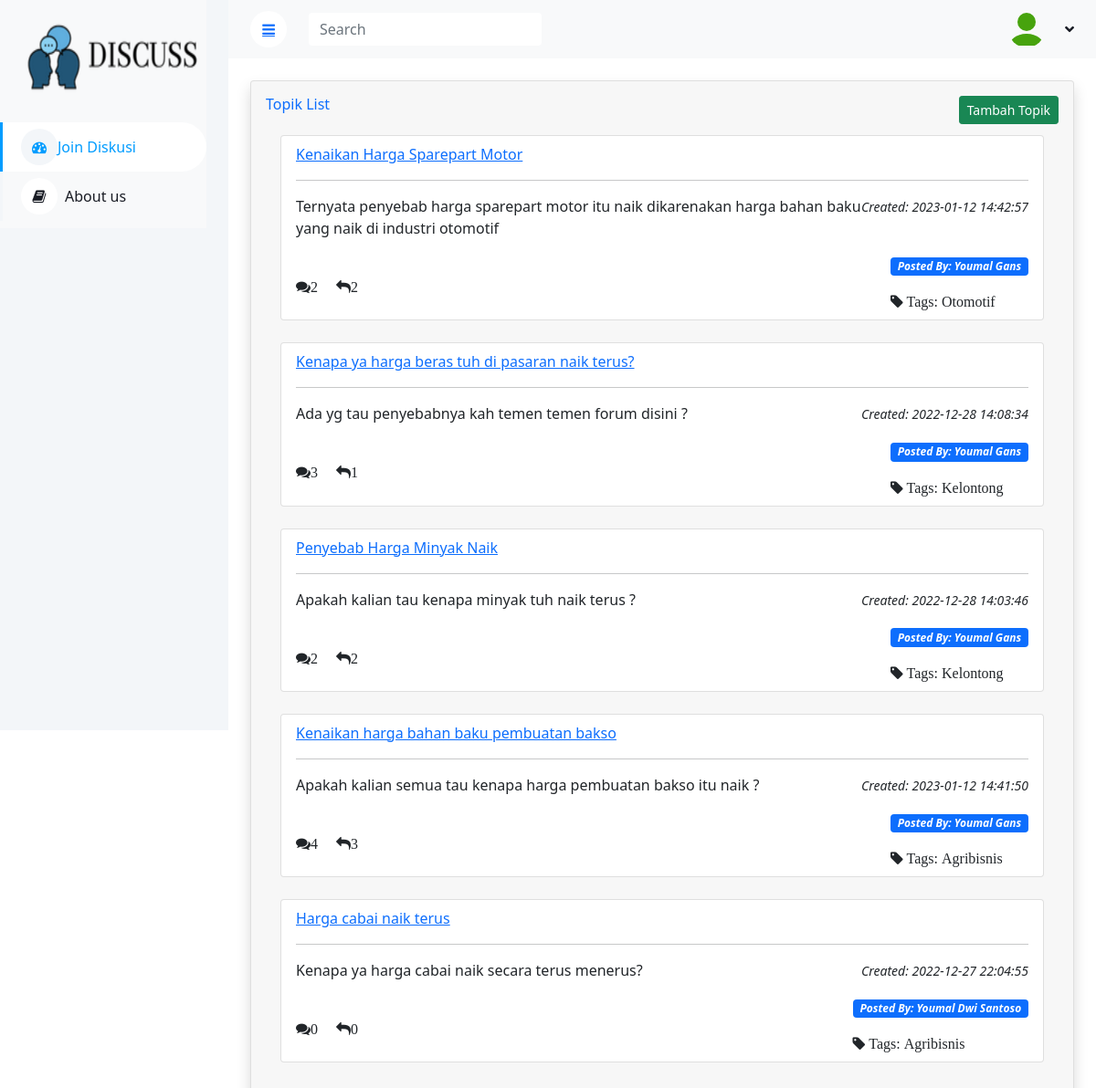
The app's page /index.php/dashboarduser with its own data.
### tables this page shows
CREATE TABLE `topik` (
  `id_topik` int(10) NOT NULL,
  `id_kategori` varchar(10) NOT NULL,
  `id_akun` varchar(10) NOT NULL,
  `judul_topik` varchar(50) NOT NULL,
  `isi_topik` varchar(1000) NOT NULL,
  `waktu_topik` timestamp NOT NULL DEFAULT current_timestamp(),
  `status` int(1) NOT NULL
);

CREATE TABLE `akun` (
  `id_akun` varchar(10) NOT NULL,
  `role` varchar(7) NOT NULL,
  `nama_user` varchar(50) NOT NULL,
  `jenis_kelamin` varchar(1) NOT NULL,
  `tgl_lahir` date NOT NULL,
  `pekerjaan` varchar(50) NOT NULL,
  `email` varchar(50) NOT NULL,
  `username` varchar(20) NOT NULL,
  `password` varchar(50) NOT NULL,
  `foto_profile` text NOT NULL,
  `status` int(1) NOT NULL
);

CREATE TABLE `kategori` (
  `id_kategori` varchar(10) NOT NULL,
  `id_akun` varchar(10) NOT NULL,
  `nama_kategori` varchar(100) NOT NULL,
  `keterangan` varchar(1000) NOT NULL,
  `status` int(11) NOT NULL
);

### application/controllers/DashboardUser.php (called while the page is built, shortened)
<?php
class DashboardUser extends CI_Controller {
    public function __construct(){
		$this->load->model("Topik_model");
        $this->load->model("Komentar_model");
		$this->load->library('session');
	}
    public function index()
    {
        $this->data["datakategori"] = $this->Topik_model->get_topik();
        $this->data_1["topik"]=$this->Topik_model->getAll();
        $this->data_1['idTopik']=$this->Topik_model->autoId();
        $this->load->view('User/headuser');
        $this->load->view('User/dashboard', $this->data_1);
        $this->load->view('User/Topik/add', $this->data);
        $this->load->view('User/footeruser');
    }
}
?>

### index.php (called while the page is built, shortened)
<?php
require_once BASEPATH.'core/CodeIgniter.php';

### application/models/Topik_model.php (called while the page is built, shortened)
<?php defined('BASEPATH') OR exit('No direct script access allowed');
class Topik_model extends CI_Model{
    public function getAll(){
    $query = $this->db->query("SELECT t.id_topik,c.nama_kategori, a.id_akun, a.nama_user, t.judul_topik, t.isi_topik, t.waktu_topik,COUNT(k.id_komentar) AS Jumlah_Komentar,COUNT(b.id_balasan) AS Jumlah_Balasan FROM topik t INNER JOIN kategori c ON t.id_kategori = c.id_kategori INNER JOIN akun a  ON t.id_akun = a.id_akun LEFT JOIN komentar AS k USING(id_topik) LEFT JOIN balasan AS b USING(id_komentar) WHERE t.status = '1' GROUP BY t.id_topik DESC");
    return $query->result();
    }
}
?>

### application/views/User/dashboard.php (the view, shortened to what this page needs)
<div class="container-fluid pt-4 px-4">
	<div class="card shadow mb-4">
		<div class="card-header py-3 ">
			<h6 class="text-primary">Topik List
				<span style="float: right">
					<a href="<?php echo site_url('DashboardUser/input') ?>" data-bs-toggle="modal" data-bs-target="#exampleModal" class ="btn btn-success btn-sm float-right">Tambah Topik</a>
				</span>
			</h6>
			<div class="card-body">
			<?php foreach ($topik as $tpk) {
				?>
				<ul class="w-100 list-group" id="topic-list">
				<li class="list-group-item mb-4">
					<a href="<?= base_url('masterkomentar_user/view_topik/'.$tpk->id_topik) ?>" >
						<?php echo $tpk->judul_topik ?></a>
					<hr>
					<span style="float: right">
						<span class="float-right mr-4" ><small><i>Created: <?php echo $tpk->waktu_topik ?></i></small></span>
					</span>
					<p class="truncate filter-text"><?php echo $tpk->isi_topik ?></p>
					<span style="float: right">
					<p><span class="badge bg-primary" ><i>Posted By: <?php echo $tpk->nama_user ?></i></span></p>
						<i class="fa fa-tag">
							<span>Tags: <?php echo $tpk->nama_kategori ?></span>
						</i>
					</span>
					<span style="float : left"><br/><i class="fa fa-comments"><?php echo $tpk->Jumlah_Komentar ?>
					<i class="fa fa-reply"><?php echo $tpk->Jumlah_Balasan?></i>
					</span></i>
				</li>
				</ul>
			<?php
			} ?>
		</div>
	</div>
</div>

### application/views/User/headuser.php (shortened to what this page needs)
<!DOCTYPE html>
<html lang="en">
<head>
    <link href="<?= base_url('assets/css/fontgoogle.css'); ?>" rel="stylesheet">
    <link href="https://cdnjs.cloudflare.com/ajax/libs/font-awesome/5.10.0/css/all.min.css" rel="stylesheet">
    <link href="https://cdn.jsdelivr.net/npm/bootstrap-icons@1.4.1/font/bootstrap-icons.css" rel="stylesheet">
    <link href="<?= base_url('assets/css/all.min.css'); ?>" rel="stylesheet">
    <link href="<?= base_url('assets/css/bootstrap-icons.css'); ?>" rel="stylesheet">
    <link href="<?= base_url('assets/lib/owlcarousel/assets/owl.carousel.min.css'); ?>" rel="stylesheet">
    <link href="<?= base_url('assets/lib/tempusdominus/css/tempusdominus-bootstrap-4.min.css'); ?>" rel="stylesheet">
    <link href="<?= base_url('assets/css/bootstrap.min.css'); ?>" rel="stylesheet">
    <link href="<?= base_url('assets/css/style.css'); ?>" rel="stylesheet">
    <link href="<?= base_url('assets/css/sweetalert2.min.css'); ?>" rel="stylesheet">
    <link rel='stylesheet' href='https://cdnjs.cloudflare.com/ajax/libs/font-awesome/4.7.0/css/font-awesome.min.css'>
</head>
<body>
    <div class="container-fluid position-relative bg-white d-flex p-0">
        <div class="sidebar pe-4 pb-3">
            <nav class="navbar bg-light navbar-light">
                <a href="index.html" class="navbar-brand mx-4 mb-3">
                    <img src="<?= base_url('/assets/img/Logo2.png');?>" style="width:200px; height:100px" />
                </a>
                <div class="navbar-nav w-100">
                    <a href="<?php echo site_url('DashboardUser') ?>" class="nav-item nav-link <?php echo $this->uri->segment(1) == 'dashboarduser' ? 'active' : ''; ?>"><i class='fa fa-dashboard'></i>Join Diskusi</a>
                    <a href="<?php echo site_url('AboutUsUser') ?>" class="nav-item nav-link <?php echo $this->uri->segment(1) == 'AboutUsUser' ? 'active' : ''; ?>"><i class="fa  fa-book me-2"></i>About us</a>
                </div>
            </nav>
        </div>
        <div class="content">
            <nav class="navbar navbar-expand bg-light navbar-light sticky-top px-4 py-0">
                <a href="#" class="sidebar-toggler flex-shrink-0">
                    <i class="fa fa-bars"></i>
                </a>
                <form class="d-none d-md-flex ms-4">
                    <input class="form-control border-0" type="search" placeholder="Search">
                </form>
                <div class="navbar-nav align-items-center ms-auto">
                    <div class="nav-item dropdown">
                        <a href="#" class="nav-link dropdown-toggle" data-bs-toggle="dropdown">
                            <img class="rounded-circle me-lg-2"  src=
                            "<?php
                                if ($this->session->userdata('user_profile') != null) {
                                    echo base_url('/assets/image/profile/'.$this->session->userdata('user_profile'));
                                } else {
                                    echo base_url('/assets/template/admin/images/app/avatar_default.svg');
                                }
                            ?>"
                            alt="user-image" style="width: 40px; height: 40px;">
                        </a>
                    </div>
                </div>
            </nav>

### application/views/User/footeruser.php (shortened to what this page needs)
</body>
</html>

### assets/css/style.css (style rules this page uses)
:root { --primary: #009CFF; --light: #F3F6F9; --dark: #191C24; }
.btn { transition: .5s; }
.sidebar { position: fixed; top: 0; left: 0; bottom: 0; width: 250px; height: 100vh; overflow-y: auto; background: var(--light); transition: 0.5s; z-index: 999; }
.content { margin-left: 250px; min-height: 100vh; background: #FFFFFF; transition: 0.5s; }
@media (min-width: 992px) { .sidebar { margin-left: 0; } }
@media (min-width: 992px) { .content { width: calc(100% - 250px); } }
.sidebar .navbar .navbar-nav .nav-link { padding: 7px 20px; color: var(--dark); font-weight: 500; border-left: 3px solid var(--light); border-radius: 0 30px 30px 0; outline: none; }
.sidebar .navbar .navbar-nav .nav-link:hover, .sidebar .navbar .navbar-nav .nav-link.active { color: var(--primary); background: #FFFFFF; border-color: var(--primary); }
.sidebar .navbar .navbar-nav .nav-link i { width: 40px; height: 40px; display: inline-flex; align-items: center; justify-content: center; background: #FFFFFF; border-radius: 40px; }
.sidebar .navbar .navbar-nav .nav-link:hover i, .sidebar .navbar .navbar-nav .nav-link.active i { background: var(--light); }
.content .navbar .navbar-nav .nav-link { margin-left: 25px; padding: 12px 0; color: var(--dark); outline: none; }
.content .navbar .sidebar-toggler, .content .navbar .navbar-nav .nav-link i { width: 40px; height: 40px; display: inline-flex; align-items: center; justify-content: center; background: #FFFFFF; border-radius: 40px; }
.content .navbar .dropdown-toggle::after { margin-left: 6px; vertical-align: middle; border: none; content: "\f107"; font-family: "Font Awesome 5 Free"; font-weight: 900; transition: .5s; }

### records on screen
topik: judul_topik "Kenaikan Harga Sparepart Motor", waktu_topik "2023-01-12 14:42:57", isi_topik "Ternyata penyebab harga sparepart motor itu naik dikarenakan harga bahan baku yang naik di industri otomotif", id_akun.nama_user "Youmal Gans", id_kategori.nama_kategori "Otomotif", Jumlah_Komentar "2", Jumlah_Balasan "2"
topik: judul_topik "Kenapa ya harga beras tuh di pasaran naik terus?", waktu_topik "2022-12-28 14:08:34", isi_topik "Ada yg tau penyebabnya kah temen temen forum disini ?", id_akun.nama_user "Youmal Gans", id_kategori.nama_kategori "Kelontong", Jumlah_Komentar "3", Jumlah_Balasan "1"
topik: judul_topik "Penyebab Harga Minyak Naik", waktu_topik "2022-12-28 14:03:46", isi_topik "Apakah kalian tau kenapa minyak tuh naik terus ?", id_akun.nama_user "Youmal Gans", id_kategori.nama_kategori "Kelontong", Jumlah_Komentar "2", Jumlah_Balasan "2"
topik: judul_topik "Kenaikan harga bahan baku pembuatan bakso", waktu_topik "2023-01-12 14:41:50", isi_topik "Apakah kalian semua tau kenapa harga pembuatan bakso itu naik ?", id_akun.nama_user "Youmal Gans", id_kategori.nama_kategori "Agribisnis", Jumlah_Komentar "4", Jumlah_Balasan "3"
topik: judul_topik "Harga cabai naik terus", waktu_topik "2022-12-27 22:04:55", isi_topik "Kenapa ya harga cabai naik secara terus menerus?", id_akun.nama_user "Youmal Dwi Santoso", id_kategori.nama_kategori "Agribisnis", Jumlah_Komentar "0", Jumlah_Balasan "0"
